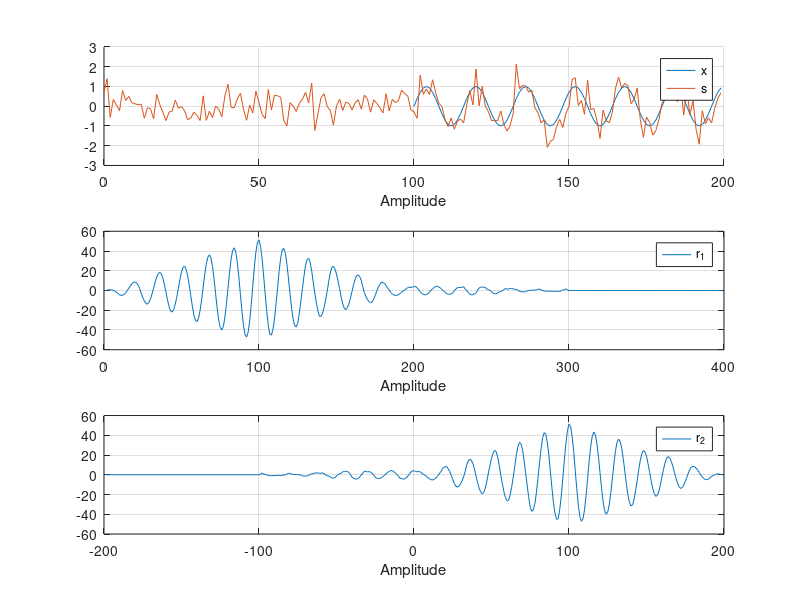

Reproduce this figure in MATLAB.
%% TARGET
% Perform the cross-correlation between s[n] and x[n] using Matlab
% * x[n] = sin(2*pi*Fc*n*Ts);
% * w[n] = 0.1*randn(...);
% * s[n] = x[n-100] + w[n];
% 
% The parameters are:
% * Fc =  1 [kHz]
% * Fs = 16 [kHz]
%
% *Suggestions*
%   1) The cross-correlation function is:
%      r_xy = xcorr(x,y);
%

%% Clear everything
clc;        % 'clc' cleras all the text from the Command Window
clear;      % 'clear' removes all variables from the current workspace
close all;  % 'close all' deletes all figures whose handles are not hidden.

%% Parameters
Fs = 1e6;
Fc = Fs/16;
len = 100;

%% Exercise
n = 0:len-1;
ns = 0:(len+100)-1;

% Signal
x = sin(2*pi*(Fc/Fs)*n);
s = [zeros(1,100), x];
s = s + 0.5 * randn(1, length(s));

% Cross-correlation
r1 = xcorr(x,s);
[r2, lag] = xcorr(s,x);

%% Figure
figure
subplot(3,1,1)
    hold on
    plot(n+100,x)
    plot(ns,s)
    hold off
    grid on
    legend('x','s')
    xlabel('Samples')
    xlabel('Amplitude')
subplot(3,1,2)
    plot(r1)
    grid on
    legend('r_1')
    xlabel('Samples')
    xlabel('Amplitude')
subplot(3,1,3)
    plot(lag,r2)
    grid on
    legend('r_2')
    xlabel('Lag')
    xlabel('Amplitude')










 
